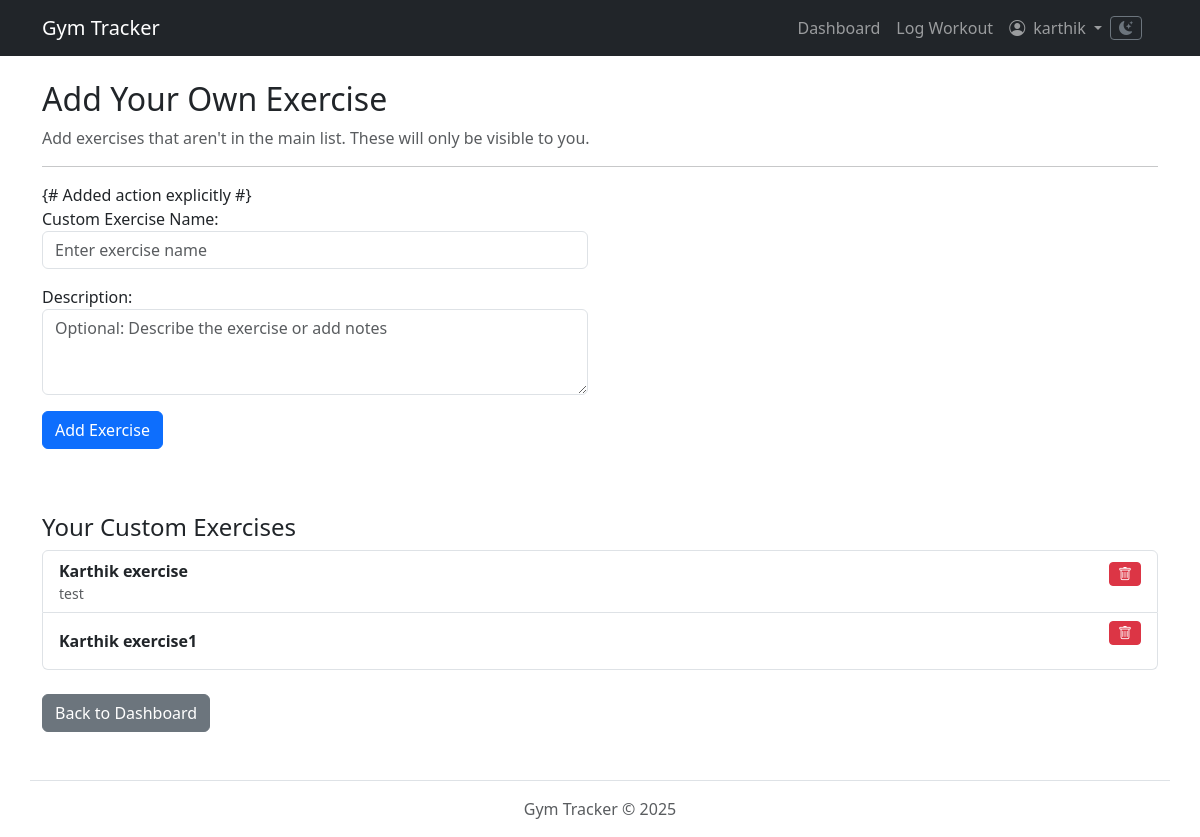
The app's page /workouts/exercises/add/ (signed in), older data.
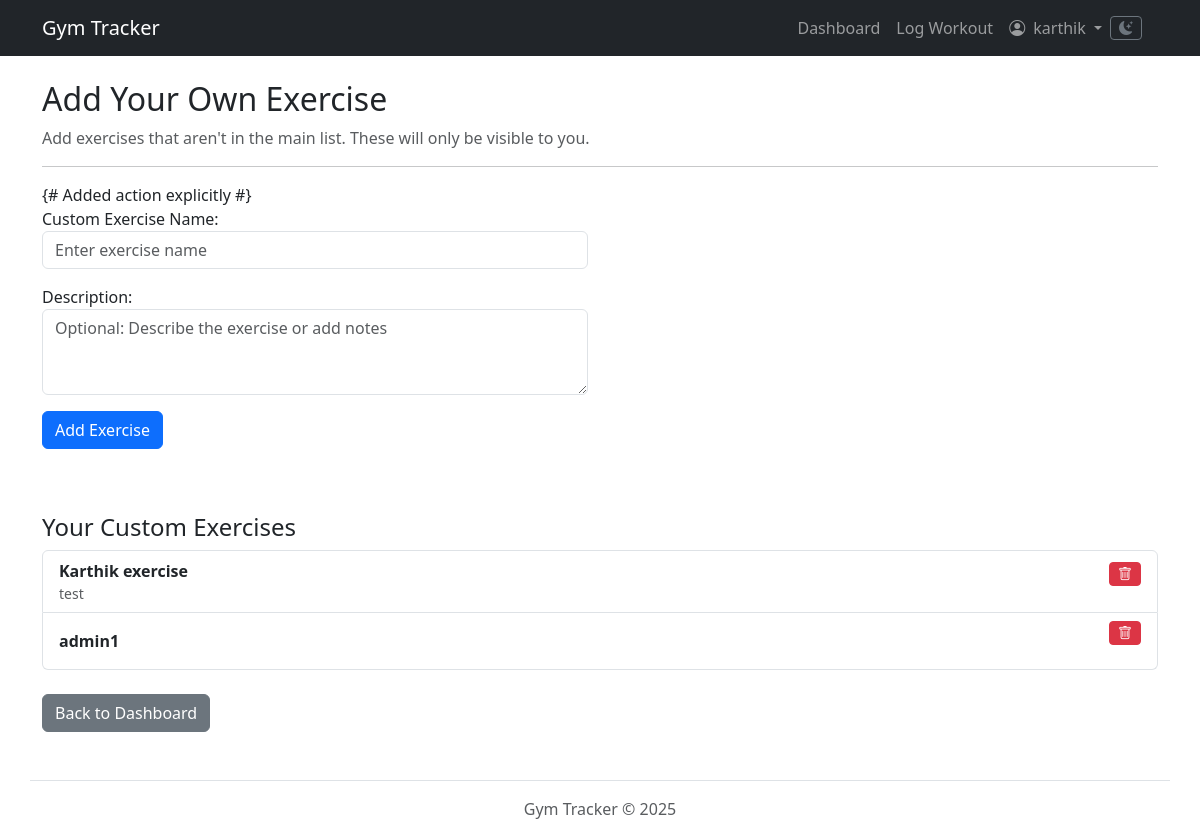
The same page, newer data.
### workouts/models.py (models this page shows, shortened)
class Exercise(models.Model):
    name = models.CharField(max_length=100, unique=True)
    description = models.TextField(blank=True, null=True)
    user = models.ForeignKey(User, null=True, blank=True, on_delete=models.CASCADE, related_name='custom_exercises')
    class Meta:
        unique_together = ('user', 'name')  # Makes name unique for a specific user (or globally if user is None)
        ordering = ['name']  # Keep exercises ordered alphabetically

### workouts/views.py (the view)
# urls.py: path('exercises/add/', views.add_custom_exercise_view, name='add_custom_exercise'),
@login_required
def add_custom_exercise_view(request):
    if request.method == 'POST':
        form = CustomExerciseForm(request.POST)
        if form.is_valid():
            try:
                exercise = form.save(commit=False)
                exercise.user = request.user
                exercise.save()
                messages.success(request, f"Custom exercise '{exercise.name}' added successfully!")
                return redirect('workouts:add_custom_exercise')
            except IntegrityError:
                form.add_error('name', f"You already have a custom exercise named '{form.cleaned_data['name']}'. Please choose a different name.")
                messages.error(request, "Could not add exercise. Please correct the error below.")
            except Exception as e:
                messages.error(request, f"An unexpected error occurred while saving: {e}")
                print(f"Error saving custom exercise for user {request.user.id}: {e}")
                traceback.print_exc() # Log the full traceback
    else:
        form = CustomExerciseForm()
    user_custom_exercises = Exercise.objects.filter(user=request.user).order_by('name')
    context = {
        'form': form,
        'user_custom_exercises': user_custom_exercises # Pass user's exercises to template
    }
    return render(request, 'workouts/add_custom_exercise.html', context)

### workouts/forms.py
class CustomExerciseForm(forms.ModelForm):
    class Meta:
        model = Exercise
        fields = ['name', 'description']
        widgets = {  # Add placeholders and Bootstrap classes
            'name': forms.TextInput(attrs={'placeholder': 'Enter exercise name', 'class': 'form-control'}),
            'description': forms.Textarea(
                attrs={'placeholder': 'Optional: Describe the exercise or add notes', 'class': 'form-control',
                       'rows': 3}),
        }
        labels = {  # Customize labels if needed
            'name': 'Custom Exercise Name',
        }

### workouts/templates/workouts/add_custom_exercise.html (shortened to what this page needs)
{% extends 'workouts/base.html' %}
{% block content %}
<div class="container mt-4">
    <h2>Add Your Own Exercise</h2>
    <p class="text-muted">Add exercises that aren't in the main list. These will only be visible to you.</p>
    <hr>
    <div class="row mb-5">
        <div class="col-md-8 col-lg-6">
            <form method="post" action="{% url 'workouts:add_custom_exercise' %}" novalidate> {# Added action explicitly
                #}
                {{ form.as_p }}
                <button type="submit" class="btn btn-primary">Add Exercise</button>
            </form>
        </div>
    </div>
    <h4 class="mt-4">Your Custom Exercises</h4>
    {% if user_custom_exercises %}
    <div class="list-group">
        {% for ex in user_custom_exercises %}
        <div class="list-group-item d-flex justify-content-between align-items-center">
            <div>
                <strong class="d-block">{{ ex.name }}</strong>
                {% if ex.description %}
                <small class="text-muted">{{ ex.description|truncatewords:20 }}</small>
                {% endif %}
            </div>
            <form action="{% url 'workouts:delete_custom_exercise' exercise_id=ex.id %}"
                  method="POST"
                  class="d-inline"
                  onsubmit="return confirm('Are you sure you want to delete the custom exercise \'{{ ex.name|escapejs }}\'?');">
                <button type="submit" class="btn btn-danger btn-sm" title="Delete '{{ ex.name }}'">
                    <i class="bi bi-trash"></i>
                </button>
            </form>
        </div>
        {% endfor %}
    </div>
    {% else %}
    <p class="text-muted">You haven't added any custom exercises yet.</p>
    {% endif %}
    <div class="mt-4">
        <a href="{% url 'workouts:dashboard' %}" class="btn btn-secondary">Back to Dashboard</a>
    </div>
</div>
{% endblock %}

Row changes from the older to the newer data that the page shows:
removed Exercise: name "Karthik exercise1"
added Exercise: name "admin1"
